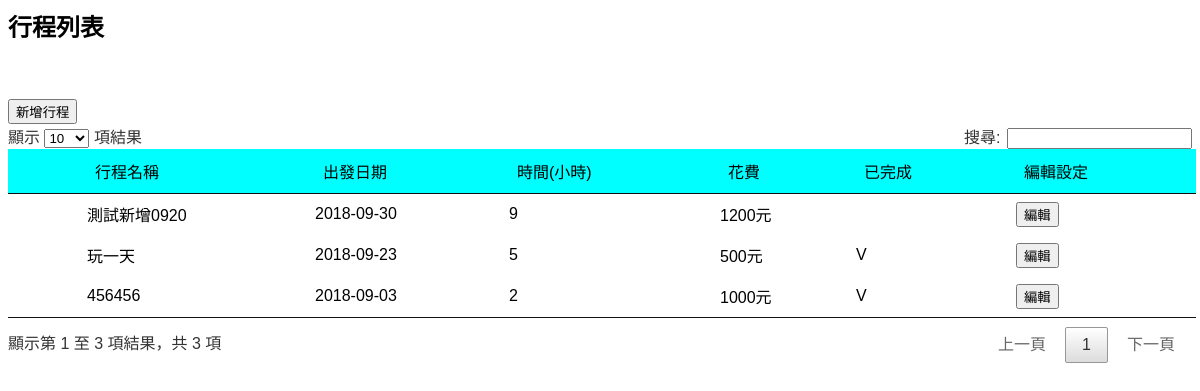
Page /plan.php (signed in) on the earlier database version.
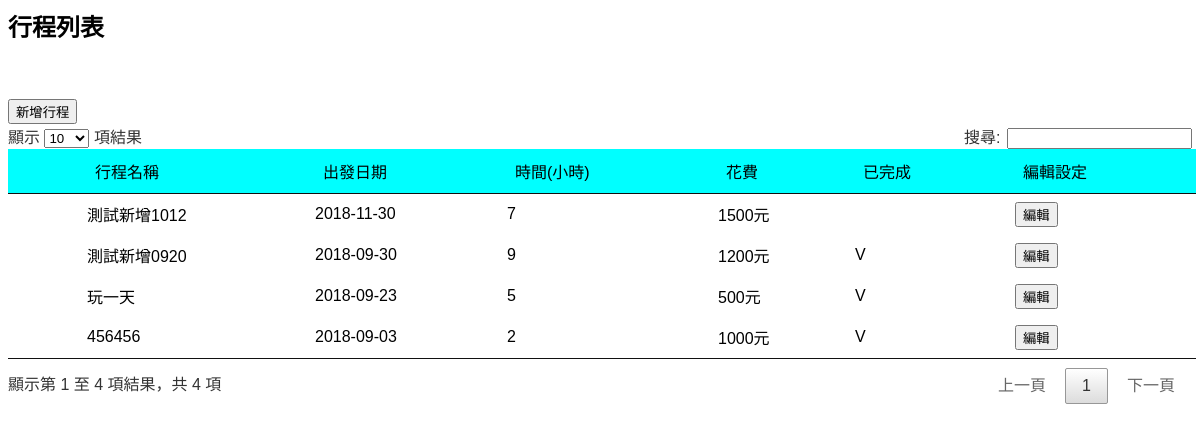
Same page on the later database version.
### tables this page shows
CREATE TABLE `plan_trip` (
  `pt_id` int(6) UNSIGNED NOT NULL,
  `pt_name` varchar(30) NOT NULL,
  `pt_hours` int(6) NOT NULL,
  `pt_spend` int(30) NOT NULL,
  `pt_date` date NOT NULL,
  `pt_usid` int(6) NOT NULL,
  `pt_usname` varchar(30) NOT NULL,
  `pt_status` int(11) NOT NULL,
  `pt_updatedate` timestamp NOT NULL DEFAULT CURRENT_TIMESTAMP ON UPDATE CURRENT_TIMESTAMP
);

### select_plan.php (called while the page is built, shortened)
<?php
    include("mysql.php");
    $us_account = $_SESSION['us_account'];
    $sql = "SELECT us_id,us_name FROM user ";
    $usid = "";$id = "";$user="";
    if($us_admin!='Y'){
        $sql = $sql . " WHERE us_account='$us_account'";
        $query = $conn->query($sql);
        $user = $query->fetch(PDO::FETCH_ASSOC);
    }else{
        $sql = $sql . " WHERE us_admin NOT IN ('Y') ";
        $query = $conn->query($sql);
        $user = $query->fetchAll(PDO::FETCH_ASSOC);
    }
    $today = date ("Y-m-d");
    $pn_ptid="";$pn_usid="";$pn_acid="";$pn_date="";
    $sql = "SELECT pn_ptid,pn_acid,(select pt_date from plan_trip where pn_ptid = pt_id ) as pn_date FROM plan_acname ";
    $query = $conn->query($sql);
    $update = $query->fetchAll(PDO::FETCH_ASSOC);
    foreach ($update as $key => $value) {
        if(strtotime($today)>strtotime($value['pn_date'])){
            $pn_ptid = $pn_ptid . $value['pn_ptid'] . ",";
            $pn_acid = $pn_acid . $value['pn_acid'] . ",";
            $pn_date = $pn_date . $value['pn_date'] . ",";
        }
    }
    if($pn_ptid!="" && $pn_acid!="" && $pn_date!=""){
        $pn_ptid = substr($pn_ptid,0,-1);
        $pn_date = substr($pn_date,0,-1);
        $pn_ptid = explode(",", $pn_ptid);
        $pn_date = explode(",", $pn_date);
        $count=count($pn_ptid);
        for($i=0 ; $i<$count ; $i++){
            $ptid = $pn_ptid[$i];
            $date = $pn_date[$i];
            $sql = "UPDATE plan_trip SET pt_status = 2 WHERE pt_date = '$date' and pt_id = $ptid ";
            $conn->exec($sql);
        }
    }
    $usid="";
    $sql = "SELECT pt_id,pt_name,pt_date,pt_hours,pt_spend,pt_status,pt_usid,pt_usname FROM plan_trip ";
    if($us_admin!='Y'){
        $id = $user['us_id'];
        $usid = " WHERE pt_usid='$id'";
    }
    $sql = $sql.$usid." ORDER BY pt_date DESC ";
    $query = $conn->query($sql);
    $plan = $query->fetchAll(PDO::FETCH_ASSOC);
?>

### plan.php (the view, shortened to what this page needs)
<html>
  <head>
  </head>
<?php include("link.php");?>
<?php session_start();
    include("mysql.php");
    $us_admin = $_SESSION['us_admin'];
    if(!empty($us_admin)){
        include("select_plan.php");
    }
 ?>
  <body>
    <form name="showForm" method="post">
        <input type="hidden" name="admin" value="<?=$us_admin?>"/>
        <div id="button"></div>
        <H2>行程列表</H2>
        <br/><br/>
        <input type="button" name="addplan" value="新增行程" onClick="add_plan()"/>
        <table id="example4">
            <thead>
                <tr>
                    <?php
                        if($us_admin!='Y'){
                    ?>
                        <td bgcolor="#00FFFF"></td>
                    <?php
                        }
                    ?>
                    <td bgcolor="#00FFFF">行程名稱</td>
                    <td bgcolor="#00FFFF">出發日期</td>
                    <td bgcolor="#00FFFF">時間(小時)</td>
                    <td bgcolor="#00FFFF">花費</td>
                    <td bgcolor="#00FFFF">已完成</td>
                    <td bgcolor="#00FFFF">編輯設定</td>
                </tr>
            </thead>
            <tbody>
            <?php
                if($us_admin!='Y'){
                    foreach ($plan as $key => $value) {
                ?>
                <tr>
                    <td class=" details-control"></td>
                    <td class="pt_name">
                        <?php echo $value["pt_name"]?>
                    </td>
                    <td class="pt_date">
                        <?php echo $value["pt_date"]?>
                    </td>
                    <td class="pt_hours">
                        <?php echo $value["pt_hours"]?>
                    </td>
                    <td class="pt_spend">
                        <?php echo $value["pt_spend"]?>元
                    </td>
                    <td class="pt_status">
                        <?php
                            if($value["pt_status"]==2){
                                echo "V";
                            }
                        ?>
                    </td>
                    <td>
                        <input type="button" value="編輯" onClick="edit(this)"/>
                    </td>
                    <?php
                    }
                    ?>
                </tr>
                <?php
                }
                ?>
            </tbody>
        </table>
    </form>
  </body>
</html>

### link.php (shortened to what this page needs)
<link href="./assets/css/jquery.dataTables.min.css" rel="stylesheet" />
<link rel="stylesheet" href="./assets/css/jquery-ui.css">
<link rel="stylesheet" href="./assets/css/jquery-ui.min.css">
<link rel="stylesheet" href="./assets/css/style.css">

### assets/css/style.css (style rules this page uses)
body { font-family: Arial, Helvetica, sans-serif; }
table { font-size: 1em; }

### plan.php (style rules this page uses)
td.details-control { background: url('https://datatables.net/examples/resources/details_open.png') no-repeat center center; cursor: pointer; }

Differences in the rows shown:
added plan_trip: pt_name "測試新增1012", pt_date "2018-11-30", pt_hours "7", pt_spend "1500"
changed plan_trip "測試新增0920": now shows "V"
Other differences:
text written by a page script: "顯示 項結果 搜尋: 顯示第 1 至 3 項結果，共 3 項 上一頁 1 下一頁" → "顯示 項結果 搜尋: 顯示第 1 至 4 項結果，共 4 項 上一頁 1 下一頁"
